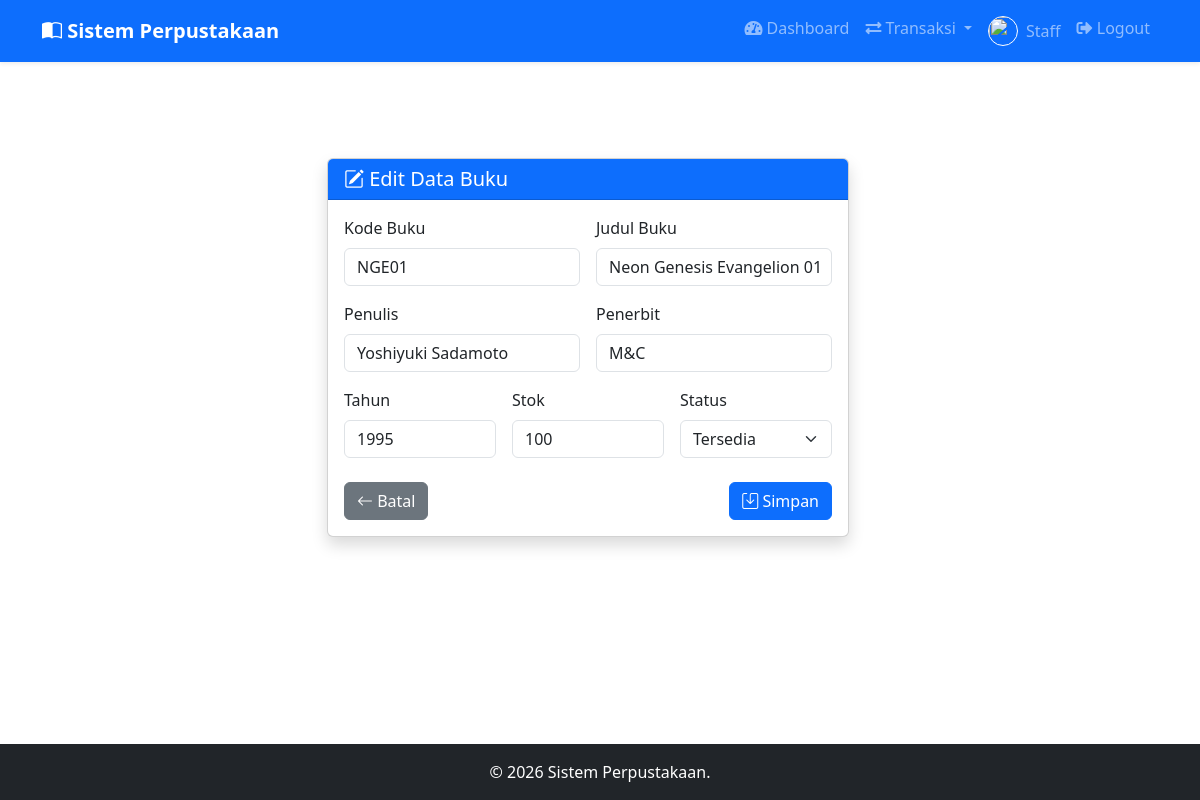
The app's page /buku/edit.php?id=1 (signed in) with its own data.
### tables this page shows
CREATE TABLE `buku` (
  `id` int NOT NULL,
  `kode_buku` varchar(255) NOT NULL,
  `judul_buku` varchar(255) NOT NULL,
  `penulis` varchar(255) NOT NULL,
  `penerbit` varchar(255) NOT NULL,
  `tahun` int NOT NULL,
  `stok` int NOT NULL,
  `status` enum('tersedia','kosong') NOT NULL,
  `tanggal_dibuat` timestamp NULL DEFAULT CURRENT_TIMESTAMP
);

### buku/edit.php (the view, shortened to what this page needs)
<?php
require_once '../config/koneksi.php';
$id = intval($_GET['id']);
$sql = "SELECT * FROM buku WHERE id = ?";
$stmt = mysqli_prepare($koneksi, $sql);
mysqli_stmt_bind_param($stmt, "i", $id);
mysqli_stmt_execute($stmt);
$result = mysqli_stmt_get_result($stmt);
$buku = mysqli_fetch_assoc($result);
if ($_SERVER["REQUEST_METHOD"] == "POST") {
    $kode_buku = trim($_POST['kode_buku']);
    $judul_buku = trim($_POST['judul_buku']);
    $penulis = trim($_POST['penulis']);
    $penerbit = trim($_POST['penerbit']);
    $tahun = intval( $_POST['tahun']);
    $stok = intval( $_POST['stok']);
    $status = trim($_POST['status']);
    $errors = [];
    if (empty($kode_buku)) {
        $errors[] = "Kode buku Tidak Boleh Kosong";
    }
    if (empty($judul_buku)) {
        $errors[] = "Judul Buku Tidak Boleh Kosong";
    }
    if (empty($penulis)) {
        $errors[] = "Penulis Tidak Boleh Kosong";
    }
    if (empty($penerbit)) {
        $errors[] = "Penerbit Tidak Boleh Kosong";
    }
    if (empty($tahun)) {
        $errors[] = "Tahun Tidak Boleh Kosong";
    }
    if (empty($stok)) {
        $errors[] = "Stok Tidak Boleh Kosong";
    }
    if (empty($status)) {
        $errors[] = "Status Tidak Boleh Kosong";
    }
    if (empty($errors)) {
        $sql = "UPDATE buku SET kode_buku = ?, judul_buku = ?, penulis = ?, penerbit = ?, tahun = ?, stok = ?, status = ? WHERE id = ?";
        $stmt = mysqli_prepare($koneksi, $sql);
        mysqli_stmt_bind_param($stmt, "ssssiisi", $kode_buku, $judul_buku, $penulis, $penerbit, $tahun, $stok, $status, $id);
        if (mysqli_stmt_execute($stmt)) {
            header("Location: index.php?status=sukses_edit");
            exit();
        } else {
            $errors[] = "Error: " . mysqli_error($koneksi);
        }
        mysqli_stmt_close($stmt);
    }
} else {
    $kode_buku = $buku['kode_buku'];
    $judul_buku = $buku['judul_buku'];
    $penulis = $buku['penulis'];
    $penerbit = $buku['penerbit'];
    $tahun = $buku['tahun'];
    $stok = $buku['stok'];
    $status = $buku['status'];
}
require_once '../partials/header.php';
?>
<div class="container my-5 pt-5">
    <div class="row w-100 justify-content-center">
        <div class="col-md-8 col-lg-6">
            <div class="card shadow no-hover">
                <div class="card-header bg-primary text-white">
                    <h5 class="mb-0">
                        <i class="bi bi-pencil-square"></i> Edit Data Buku
                    </h5>
                </div>
                <div class="card-body">
                    <form method="POST">
                        <div class="row g-3">
                            <div class="col-md-6">
                                <label class="form-label">Kode Buku</label>
                                <input type="text" name="kode_buku" class="form-control"
                                    value="<?= htmlspecialchars($kode_buku) ?>">
                            </div>
                            <div class="col-md-6">
                                <label class="form-label">Judul Buku</label>
                                <input type="text" name="judul_buku" class="form-control"
                                    value="<?= htmlspecialchars($judul_buku) ?>">
                            </div>
                            <div class="col-md-6">
                                <label class="form-label">Penulis</label>
                                <input type="text" name="penulis" class="form-control"
                                    value="<?= htmlspecialchars($penulis) ?>">
                            </div>
                            <div class="col-md-6">
                                <label class="form-label">Penerbit</label>
                                <input type="text" name="penerbit" class="form-control"
                                    value="<?= htmlspecialchars($penerbit) ?>">
                            </div>
                            <div class="col-md-4">
                                <label class="form-label">Tahun</label>
                                <input type="number" name="tahun" class="form-control"
                                    value="<?= htmlspecialchars($tahun) ?>">
                            </div>
                            <div class="col-md-4">
                                <label class="form-label">Stok</label>
                                <input type="number" name="stok" class="form-control"
                                    value="<?= htmlspecialchars($stok) ?>">
                            </div>
                            <div class="col-md-4">
                                <label class="form-label">Status</label>
                                <select name="status" class="form-select">
                                    <option value="tersedia" <?= $status == 'tersedia' ? 'selected' : '' ?>>
                                        Tersedia
                                    </option>
                                </select>
                            </div>
                        </div>
                        <div class="d-flex justify-content-between mt-4">
                            <a href="index.php" class="btn btn-secondary">
                                <i class="bi bi-arrow-left"></i> Batal
                            </a>
                            <button type="submit" class="btn btn-primary">
                                <i class="bi bi-save"></i> Simpan
                            </button>
                        </div>
                    </form>
                </div>
            </div>
        </div>
    </div>
</div>
<?php
require_once '../partials/footer.php';
?>

### partials/header.php (style rules this page uses)
.card { transition: transform 0.2s; }

### records on screen
buku: kode_buku "NGE01", judul_buku "Neon Genesis Evangelion 01", penulis "Yoshiyuki Sadamoto", penerbit "M&C", tahun "1995", stok "100", status "Tersedia"

### other values on screen
$_SESSION['nama'] "Staff"
